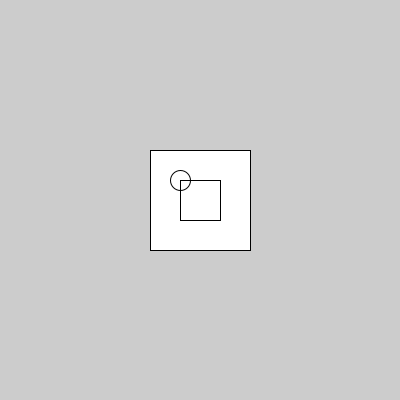
Frame 1 (no input)
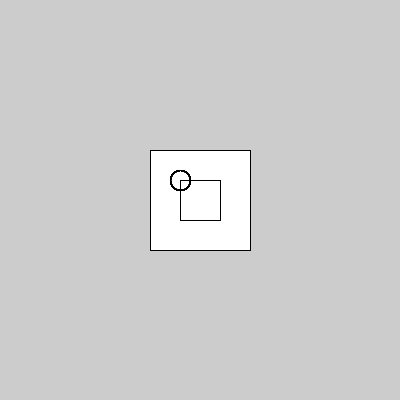
Frame 60 (the mouse pressed at the canvas centre just before this capture)
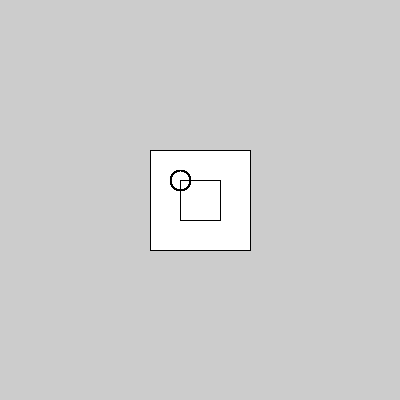
Frame 120 (the mouse held since frame 60 and released just before this capture)

The Processing sketch that drew these frames (run headless with seeded random() and noise(); from frame 60 on, the mouse is pressed at the canvas centre):

// Processing sketch: test2
// ── test2.pde

int counter=5;
int angle = 10;

void setup(){
  size(400,400);
}

void draw() {
    rectMode(CENTER);
    pushMatrix();
    translate(200,200);
    MySquare s1 = new MySquare(0,0,100);
    s1.display();
//    rotate(counter*5*TWO_PI/360);
//    rotate(radians(angle));
    MySquare s2 = new MySquare(0,0,40);
    s2.display();
    println(s1.topLeftX(), s1.topLeftY(), s2.topLeftX(), s2.topLeftY());
    popMatrix();

    pushMatrix();
      noFill();
      ellipseMode(CORNER);
      translate(200,200);
      ellipse(-30, -30, 20, 20);
    popMatrix();
}

class MySquare {
  
  float x,y,w;
  
  MySquare(float x1, float y1, float w1) {
    x=x1;
    y=y1;
    w=w1;
  }
  
  float topLeftX() {
    return x;
  }
  
  float topLeftY() {
    return y;
  }

  float bottomLeftX() {
    return x;
  }

  float bottomLeftY() {
    return y+w;
  }

  float topRightX() {
    return x+w;
  }
  
  float topRightY() {
    return y;
  }

  float bottomRightX() {
    return x+w;
  }

  float bottomRightY() {
    return y+w;
  }

  void display() {
    rect(0,0,w, w);
  }
}
